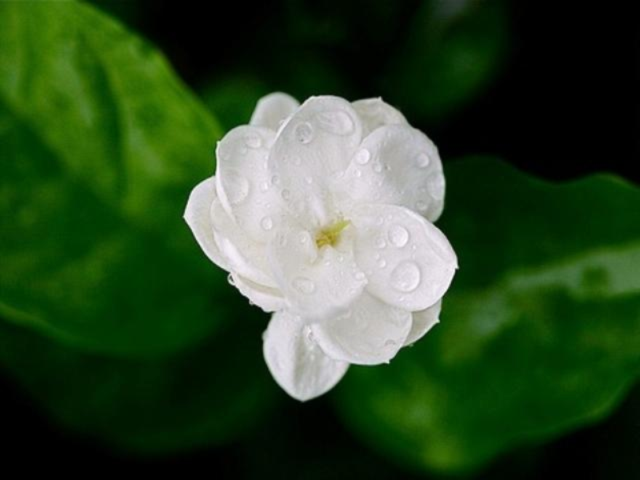
%> input picture images/Image_12.bmp, 640 x 480 px
$ octave --eval "result = flipdim_rotateReadDatastoreImage('../../../images/Image_12.bmp');"   (GNU Octave 9; MATLAB toolbox functions it lacks are replaced by stand-ins)
%> lines starting %> are read from the running program, lines starting %| are printed output that depends on the picture
function data = flipdim_rotateReadDatastoreImage(filename)
%> called with filename = '../../../images/Image_12.bmp'
    % code from default function:
    onState = warning('off', 'backtrace');
    c = onCleanup(@() warning(onState));
    data = imread(filename); % added lines:
%> data is the input picture: size 480x640x3 uint8; mean R, G, B 46.6, 72.7, 39.2
    data = imresize(data,[227 227]);
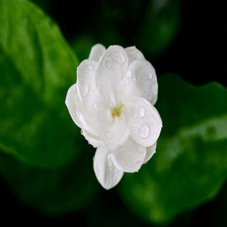
%> data: size 227x227x3 uint8; mean R, G, B 46.6, 72.7, 39.2
    % flip
    data = flipdim(data,2);
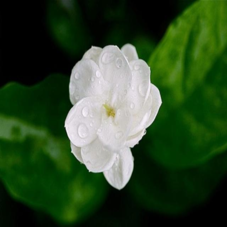
%> data: size 227x227x3 uint8; mean R, G, B 46.6, 72.7, 39.2; mean of the top-left, top-right, bottom-left and bottom-right quarters 44.3, 67.6, 59.4, 40.1
    % rotate
    data = imrotate(data, 180);
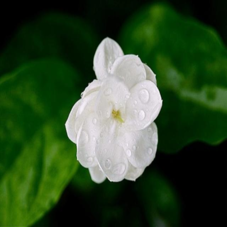
%> data: size 227x227x3 uint8; mean R, G, B 46.6, 72.7, 39.2; mean of the top-left, top-right, bottom-left and bottom-right quarters 38.8, 59.7, 67.4, 45.4
    data = data(:,:,min(1:3, end));
end

$ run again, on images/Image_22.bmp
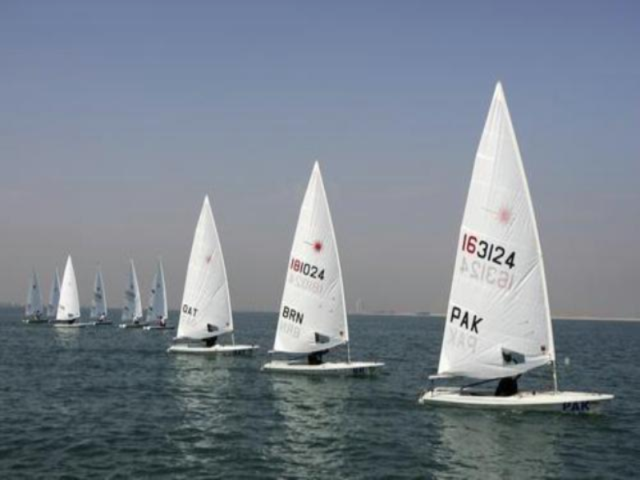
%> input picture images/Image_22.bmp, 640 x 480 px
%> in flipdim_rotateReadDatastoreImage, data is the input picture: size 480x640x3 uint8; mean R, G, B 121.7, 131.4, 142.6
%> in flipdim_rotateReadDatastoreImage, `data = flipdim(data,2);`:
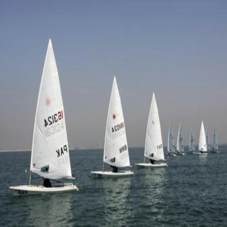
%> data: size 227x227x3 uint8; mean R, G, B 121.7, 131.4, 142.6; mean of the top-left, top-right, bottom-left and bottom-right quarters 151.5, 148, 119, 109.5
%> in flipdim_rotateReadDatastoreImage, `data = imrotate(data, 180);`:
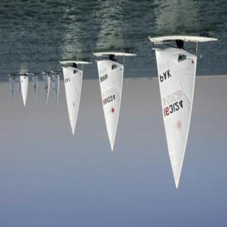
%> data: size 227x227x3 uint8; mean R, G, B 121.7, 131.4, 142.6; mean of the top-left, top-right, bottom-left and bottom-right quarters 108.9, 118.7, 148, 151.7
